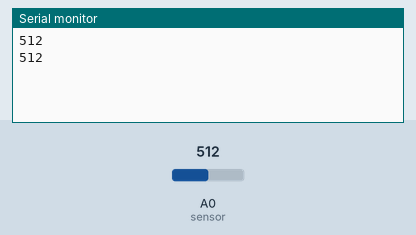
This sketch was run on a simulated Arduino Uno, built with avr-gcc and run on an emulated ATmega328P. On the bench: the last lines printed to the serial monitor. The test bench sets the inputs (shaded band); at power-on: A0 (sensor) = 512.

Above: at 1.8 s.
1.9 s: A0 (sensor) set to 716
At 2.8 s:
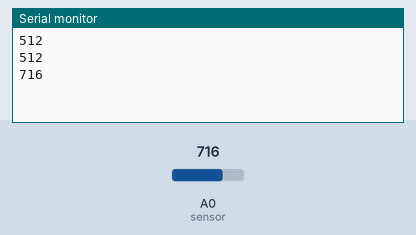
3.4 s: A0 (sensor) set to 900
At 4.8 s:
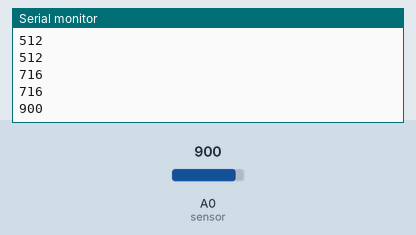
Timing chart, 0 to 6.4 s (numbered marks = the images above; inputs shaded):
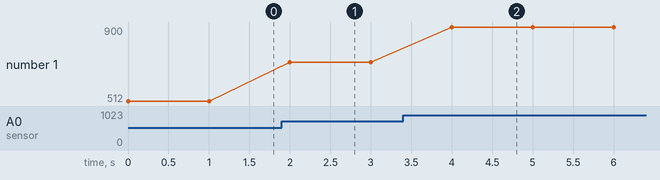

The sketch:

P1.ino
```cpp
int sensor = A0;

void setup() {
  // put your setup code here, to run once:
  Serial.begin(9600);


}
int v;
void loop() {
  // put your main code here, to run repeatedly:
  v = analogRead(sensor);
  Serial.println(v);
  delay(1000);

}
  
```

Measured:
- after the input at 1.9 s, the serial monitor: prints a new line after 0.10 s (image 1)
- after the input at 3.4 s, the serial monitor: prints a new line after 0.60 s (image 2)
- plotted number 1: 512 → 716 after the input at 1.9 s, 716 → 900 after the input at 3.4 s
